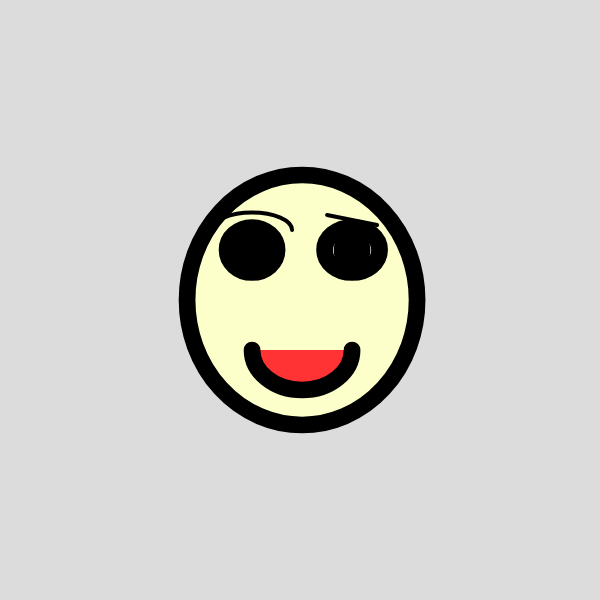
Frame 1 (no input)
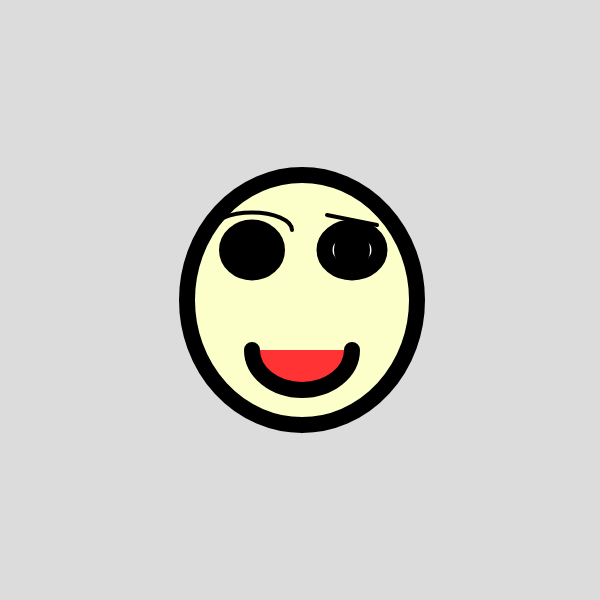
Frame 60 (no input)
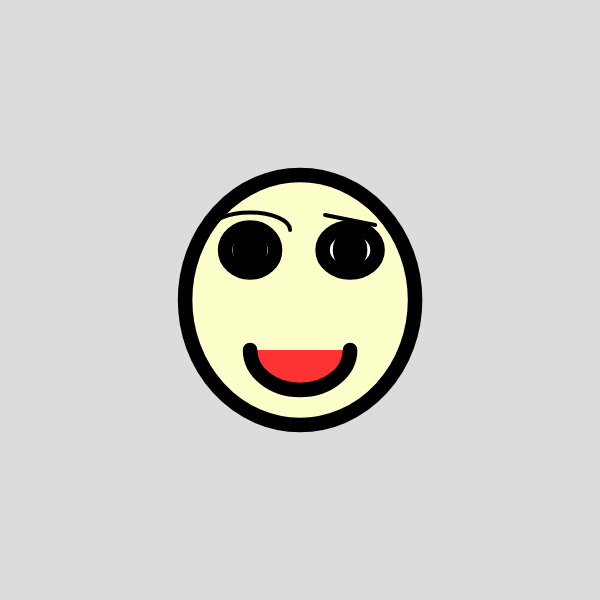
Frame 120 (the mouse pressed at the canvas centre since frame 60)

The p5.js sketch that drew these frames (run headless with seeded random() and noise() and a simulated clock; from frame 60 on, the mouse is pressed at the canvas centre):

// p5.js sketch
// ── sketch.js
function setup() {
  createCanvas(600, 600);//Crea un àrea de 600 píxels quadrats, 600 píxels d'amplada i 600 píxels d'alçada, canvas es l'area de dibuix. Setup és la configuració o carcterístiques del nostre codi
}
//Farem canvis aleatoris amb random i canvis suaus amb noise.
function draw() {//Draw significa dibuixar
  let canvigran= random(0,255)
  let canvisuau= noise(0.001*frameCount)*25;
  let canvisuau2= noise(0.001*frameCount+10000)*127
   
   background(220);//Fons de color gris perqué hi ha un número entre 0 i 255 i el 0 és negre i el 255 és blanc
  let tremolor= random(0,10)
  let tremolorsuau= noise(0.001*frameCount)*12
   print(canvisuau)
  print(canvigran)
  strokeWeight(canvisuau)
  fill(253,221+canvigran,202);//Fill és omplir de color el que hi ha a continuació en aquest cas el·lipse. El primer número es el nivel de vermellor(R:red), e segon es el nivell de verdor(G:green) i el tercer número  es el nivell de blavor(B:blue). Podem fer 255·255·255=16.700.000 de colors diferents. He de posar el color que vulgui als ulls i a la cara canviant els 3 números, buscan a googlecolors RGB
  ellipse(300+tremolor,300,230,250); //Es la cara sensera. El pimer número significa la posició x del centre de l'el·lipse. el segón número significa la posició y del centre de l'el·lipse. El tercer número significa  l'amlada de l'el·ipse, i el quart número alçada de l'el·lipse. Sempre els números són píxels contats desde la cantonada superior esquerra, és a dir, el punt 0,0 es troba diferent que a matemàtiques(cantonada inferior esquera.)
  fill(255,255,255);//Color de de l'ull 
  ellipse(250+tremolor,250,50,45);// es l'ull dret perquè està a 350 píxels de x al centre.
    fill(16,104,25);//color del iris
  ellipse(250+tremolor,250,20,25);//iris esquerra
    fill(0,0,0);//color pupil·la
  ellipse(250+tremolor,250,10,10);//pupil·la
  fill(255,255,255)
  ellipse(350+tremolor,250,55,45);//És l'ull esquerre perqué està a 250 píxels de x al centre.
  fill(16,104,25)
  ellipse(350+tremolor,250,20,25)
    fill(0,0,0)
  ellipse(350+tremolor,250,10,10)
  fill(255,51,51);// es el color de la boca, es vermellós perqué té de vermell.
  arc(300+tremolor,350,100,80,0,PI);//Boca
  noFill();//No omplir de color de la la cella
   strokeWeight(4);
  arc(250+tremolor,230,80,35,PI,0);//Cella esquerra
  strokeWeight(4);
  line(325+tremolor,215,375+tremolor,225);//Cella dreta: els dos primers números són la x
}
